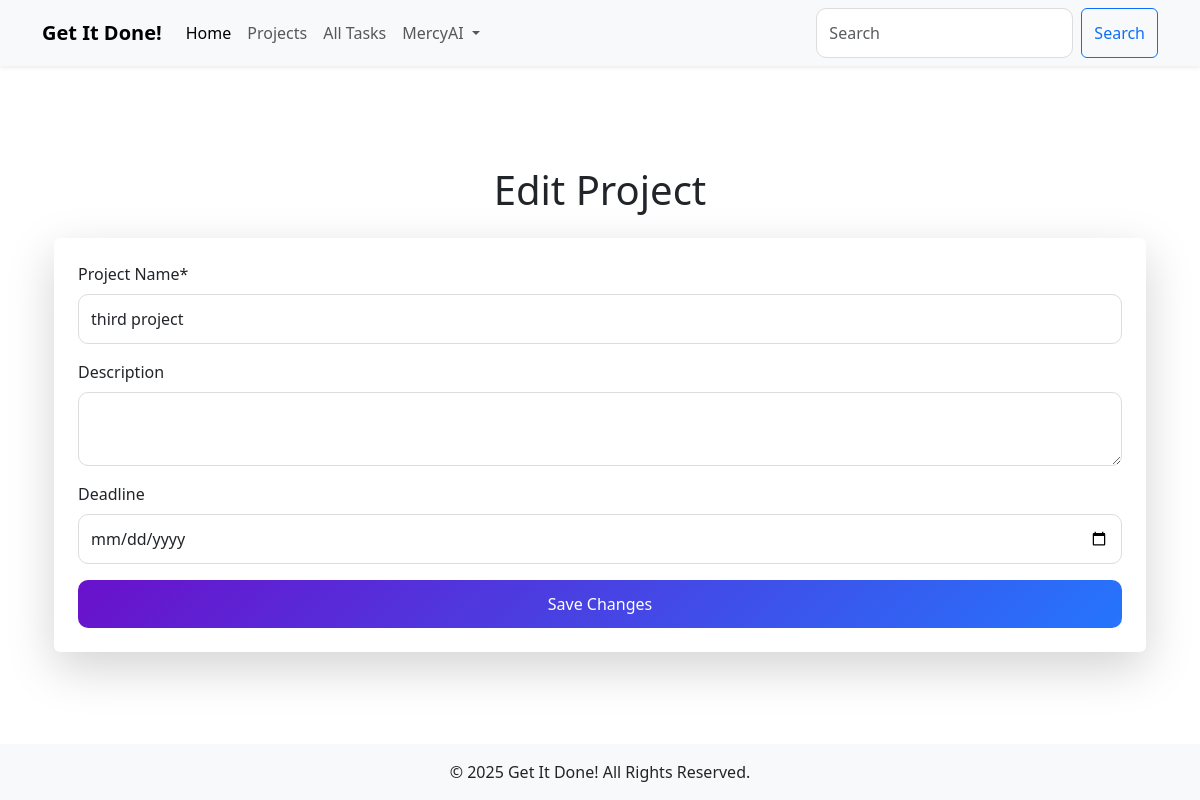
The app's page /edit_project/3 (signed in), older data.
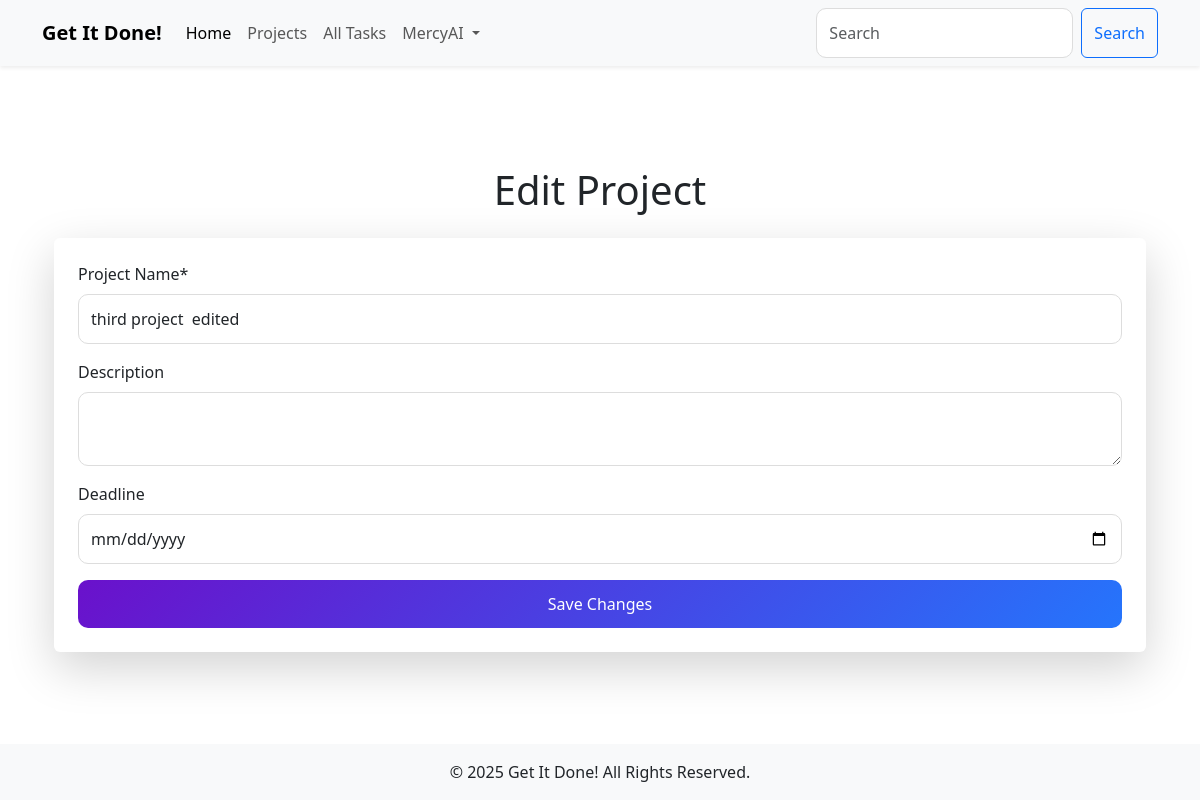
The same page, newer data.
### models.py (models this page shows, shortened)
class Project(db.Model):
    id = db.Column(db.Integer, primary_key=True)
    name = db.Column(db.String(200), nullable=False, unique=True)
    description = db.Column(db.Text, nullable=True)
    deadline = db.Column(db.DateTime, nullable=True)
    created_at = db.Column(db.DateTime, default=db.func.current_timestamp())
    updated_at = db.Column(db.DateTime, default=db.func.current_timestamp(), onupdate=db.func.current_timestamp())
    owner_id = db.Column(db.Integer, db.ForeignKey('user.id'), nullable=False, index=True)  # Project owner
    owner = db.relationship('User', backref='projects')  # Link to the User model
    tasks = db.relationship('Task', backref='project', lazy='select')  # Link to the Task model

### main.py (the view, shortened to what this page needs)
@app.route('/edit_project/<int:project_id>', methods=['GET', 'POST'])
@login_required
def edit_project(project_id):
    form = BaseForm()
    project = Project.query.get_or_404(project_id)
    if project.owner_id != current_user.id:
        flash("You don't have permission to edit this project.", 'danger')
        return redirect(url_for('index'))
    return render_template('edit_project.html', project=project, form=form)

### main.py
class BaseForm(FlaskForm):
    pass    #Create an instance of the form class in every route that requires CSRF protection ie form = BaseForm()

### main.py (called while the page is built)
@login_manager.user_loader
def load_user(user_id):
    return User.query.get(int(user_id))

### templates/edit_project.html (shortened to what this page needs)
{% extends 'base.html' %}
{% block content %}
<div class="container mt-5">
    <h1 class="text-center mb-4">Edit Project</h1>
    <form method="POST" action="{{ url_for('edit_project', project_id=project.id) }}" class="shadow-lg p-4 bg-white rounded">
        <div class="form-group mb-3">
            <label for="project_name" class="form-label">Project Name*</label>
            <input type="text" id="project_name" name="project_name" class="form-control" value="{{ project.name }}" required>
        </div>
        <div class="form-group mb-3">
            <label for="project_description" class="form-label">Description</label>
            <textarea id="project_description" name="project_description" class="form-control">{{ project.description }}</textarea>
        </div>
        <div class="form-group mb-3">
            <label for="project_deadline" class="form-label">Deadline</label>
            <input type="date" id="project_deadline" name="project_deadline" class="form-control" value="{{ project.deadline }}">
        </div>
        <button type="submit" class="btn btn-primary w-100">Save Changes</button>
    </form>
</div>
{% endblock %}

Row changes from the older to the newer data that the page shows:
changed Project: project_name "third project" → "third project edited"
